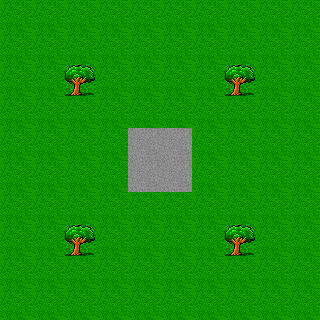

This is a level from a 2D game, rendered from its Tiled map with the project's own tilesets. A one-line summary and the map file follow, with tile-layer data summarised:
An orthogonal 10x10 tile map with 32x32 px tiles, 1 tile layer (Tile Layer 1).

<map version="1.0" orientation="orthogonal" renderorder="right-down" width="10" height="10" tilewidth="32" tileheight="32" nextobjectid="1">
 <tileset firstgid="1" name="base" tilewidth="32" tileheight="32" tilecount="171" columns="9">
  <image source="../tilesets/angband/dg_grounds32.gif" width="288" height="608" />
 </tileset>
 <layer name="Tile Layer 1" width="10" height="10">
  <data>[100 cells, 100 non-empty, 3 distinct tile ids]</data>
 </layer>
</map>
